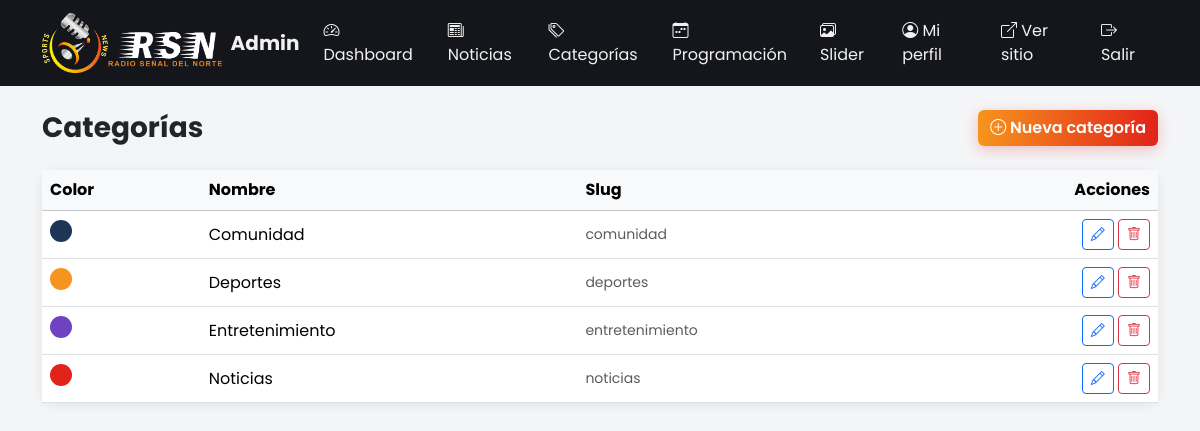
The page /admin/categorias.php (signed in) on the database its author committed.
### tables this page shows
CREATE TABLE IF NOT EXISTS categorias (
  id INT AUTO_INCREMENT PRIMARY KEY,
  nombre VARCHAR(80) NOT NULL,
  slug VARCHAR(80) NOT NULL UNIQUE,
  color VARCHAR(7) NOT NULL DEFAULT '#f7941d',  
  creado_en TIMESTAMP DEFAULT CURRENT_TIMESTAMP
);

### includes/functions.php (called while the page is built, shortened)
<?php
function h($str): string
{
    return htmlspecialchars((string)$str, ENT_QUOTES, 'UTF-8');
}
function getCategorias(): array
{
    $pdo = getPDO();
    return $pdo->query('SELECT * FROM categorias ORDER BY nombre ASC')->fetchAll();
}

### admin/categorias.php (the view, shortened to what this page needs)
<?php
require_once __DIR__ . '/../includes/functions.php';
$categorias = getCategorias();
include __DIR__ . '/includes/admin_header.php';
?>
<div class="d-flex justify-content-between align-items-center flex-wrap gap-2 mb-4">
  <h1 class="h3 fw-bold mb-0">Categorías</h1>
  <a href="categoria_form.php" class="btn btn-brand"><i class="bi bi-plus-circle"></i> Nueva categoría</a>
</div>
<div class="card admin-card">
  <div class="table-responsive">
    <table class="table align-middle mb-0">
      <thead class="table-light">
        <tr>
          <th>Color</th>
          <th>Nombre</th>
          <th>Slug</th>
          <th class="text-end">Acciones</th>
        </tr>
      </thead>
      <tbody>
        <?php if (empty($categorias)): ?>
          <tr><td colspan="4" class="text-center text-muted py-4">No hay categorías todavía.</td></tr>
        <?php else: foreach ($categorias as $c): ?>
          <tr>
            <td><span class="d-inline-block rounded-circle" style="width:22px;height:22px;background:<?= h($c['color']) ?>"></span></td>
            <td><?= h($c['nombre']) ?></td>
            <td class="text-muted small"><?= h($c['slug']) ?></td>
            <td class="text-end">
              <a href="categoria_form.php?id=<?= (int)$c['id'] ?>" class="btn btn-sm btn-outline-primary"><i class="bi bi-pencil"></i></a>
              <form action="categoria_eliminar.php" method="post" class="d-inline" onsubmit="return confirm('¿Eliminar esta categoría? Las noticias que la usan quedarán sin categoría.');">
                <button type="submit" class="btn btn-sm btn-outline-danger"><i class="bi bi-trash"></i></button>
              </form>
            </td>
          </tr>
        <?php endforeach; endif; ?>
      </tbody>
    </table>
  </div>
</div>
<?php include __DIR__ . '/includes/admin_footer.php'; ?>

### assets/css/style.css (style rules this page uses)
:root { --brand: #f7941d; --brand-dark: #d1450f; --brand-yellow: #ffd400; --brand-red: #e2231a; --dark-bg: #14161c; --dark-bg-2: #1c1f27; }
html { scroll-behavior: smooth; }
body { font-family: 'Poppins', 'Segoe UI', Roboto, Arial, sans-serif; background: #f4f5f7; overflow-x: hidden; }
a { text-decoration: none; }
.btn-brand { background: linear-gradient(90deg, var(--brand), var(--brand-red)); color: #fff; border: none; font-weight: 600; transition: transform .15s ease, box-shadow .15s ease, opacity .15s ease; box-shadow: 0 4px 14px rgba(226, 35, 26, .25); }

### admin/includes/admin_header.php (style rules this page uses)
body { background: #f4f5f7; padding-bottom: 0; font-family: 'Poppins', 'Segoe UI', Arial, sans-serif; }
.admin-card { border: none; border-radius: .75rem; box-shadow: 0 2px 12px rgba(0,0,0,.08); }

### rows shown on the page
categorias: nombre "Comunidad", slug "comunidad"
categorias: nombre "Deportes", slug "deportes"
categorias: nombre "Entretenimiento", slug "entretenimiento"
categorias: nombre "Noticias", slug "noticias"
